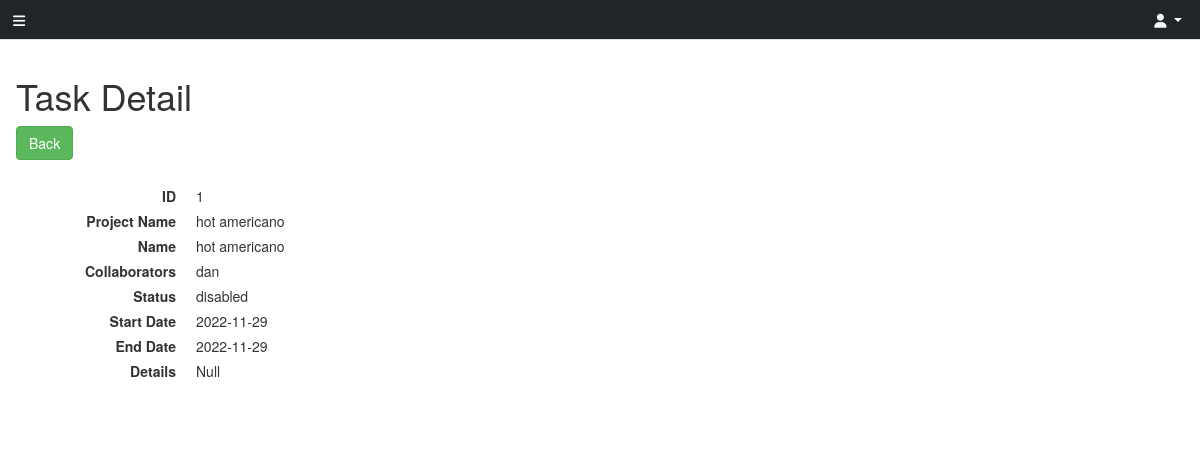
Page /projects/details_tasks.php?id=1 on the committed database.
### tables this page shows
CREATE TABLE `tasks` (
  `id` int(6) NOT NULL,
  `project_id` int(6) NOT NULL,
  `assign_user` varchar(64) DEFAULT NULL,
  `task_title` varchar(15) NOT NULL,
  `task_status` varchar(100) NOT NULL,
  `task_start` date DEFAULT NULL,
  `task_end` date DEFAULT NULL,
  `task_details` varchar(100) DEFAULT ''
);

CREATE TABLE `projects` (
  `project_id` int(6) NOT NULL,
  `project_title` varchar(15) NOT NULL,
  `project_status` varchar(100) NOT NULL,
  `project_start` date DEFAULT NULL,
  `project_end` date DEFAULT NULL,
  `project_details` varchar(100) DEFAULT NULL,
  `project_summary` varchar(100) DEFAULT NULL
);

### projects/details_tasks.php (the view, shortened to what this page needs)
<?php
    include "./header.php";
    include "../header.php";
    ?>
<div class="row">
  <div class="col-lg-6">
    <section class="panel" style="box-shadow: none;">
      <header class="panel-heading">
        <h1>Task Detail</h1>
        <a href="../projects" class="btn btn-success">Back</a>
      </header>
      <div class="panel-body">
        <dl class="dl-horizontal">
        <?php
        $conn = connect_to_database();
        $id = $_GET['id'];
        $sql = "SELECT * FROM tasks WHERE id='$id' ";
        $result = $conn->query($sql);
        foreach ($result as $a) {
            ?>
          <dt>ID</dt><dd><?php echo $a['id'] ?></dd>
          <?php
          $id = $a['project_id'];
          $sql1 = "SELECT * FROM projects WHERE project_id='$id' ";
          $result1 = $conn->query($sql1);
          foreach ($result1 as $b) {
            ?>
          <dt>Project Name</dt><dd><?php echo $b['project_title'] ?></dd>
          <?php
          }
?>
          <dt>Name</dt><dd><?php echo $a['task_title'] ?></dd>
          <dt>Collaborators</dt><dd><?php echo $a['assign_user'] ?></dd>
          <dt>Status</dt><dd><?php echo $a['task_status'] ?></dd>
          <dt>Start Date</dt><dd><?php echo $a['task_start'] ?></dd>
          <dt>End Date</dt><dd><?php echo $a['task_end'] ?></dd>
          <dt>Details</dt><dd><?php echo $a['task_details'] ? $a['task_details'] : "Null" ?></dd>
        </dl>
      </div>
    </section>
  </div>
</div>
<?php
          }
?>

### projects/public/css/dt-sidebar.css (style rules this page uses)
body { overflow-x: hidden; }

### rows in the picture
tasks: id "1", task_title "hot americano", assign_user "dan", task_status "disabled", task_start "2022-11-29", task_end "2022-11-29", task_details "Null"
projects: project_title "hot americano"
